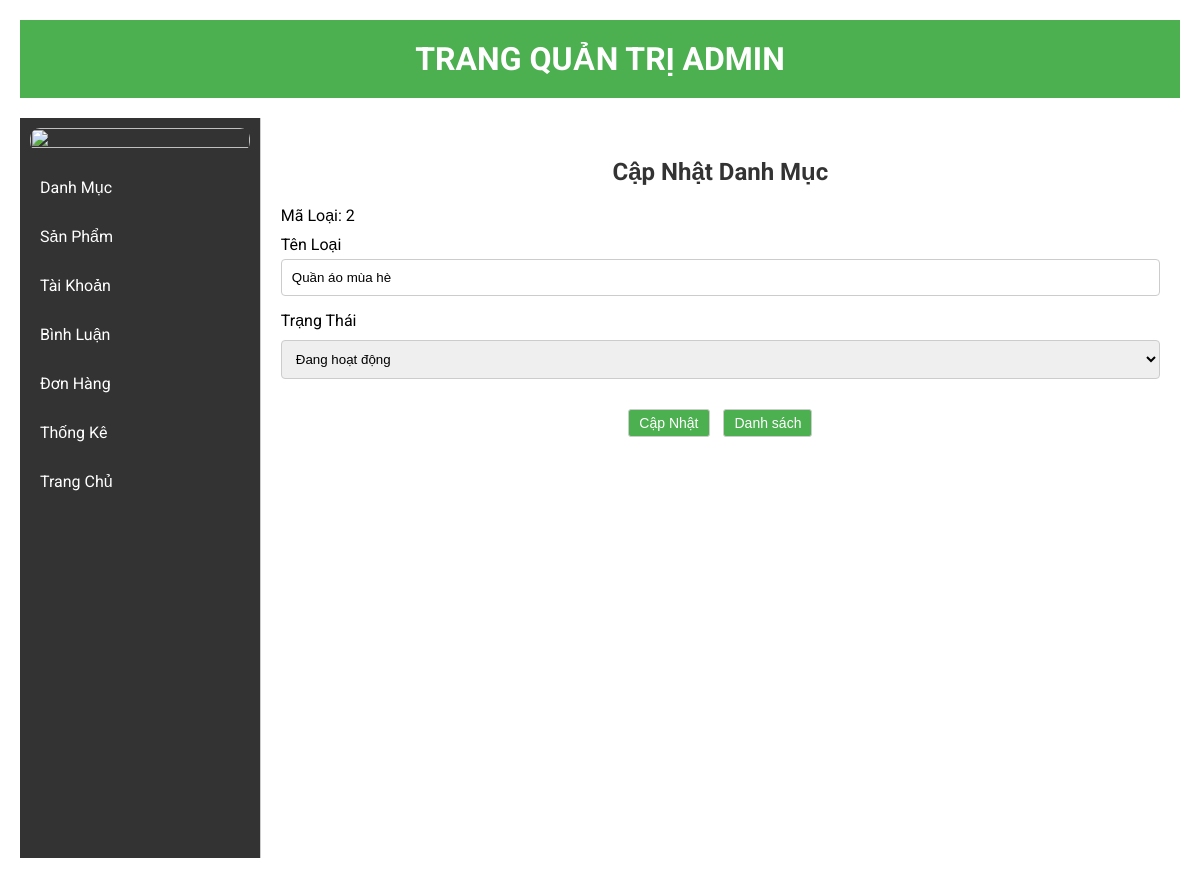
Screenshot of /admin/index.php?act=suadm&id=2 with the database file from the repository.
### tables this page shows
CREATE TABLE `danhmuc` (
  `id_dm` int(10) NOT NULL,
  `ten_dm` varchar(50) NOT NULL,
  `trangthai` varchar(50) NOT NULL DEFAULT '0'
);

### model/pdo.php (called while the page is built, shortened)
<?php
function pdo_get_connection() {
    $dburl = "mysql:host=localhost;dbname=da1;charset=utf8";
    $username = 'root';
    $password = '';
    $conn = new PDO($dburl, $username, $password);
    $conn->setAttribute(PDO::ATTR_ERRMODE, PDO::ERRMODE_EXCEPTION);
    return $conn;
}
function pdo_query_one($sql, $sql_args = array()) {
    try {
        $conn = pdo_get_connection();
        $stmt = $conn->prepare($sql);
        $stmt->execute($sql_args);
        $row = $stmt->fetch(PDO::FETCH_ASSOC);
        return $row;
    } catch (PDOException $e) {
        throw $e;
    } finally {
        unset($conn);
    }
}
?>

### model/danhmuc.php (called while the page is built, shortened)
<?php
function loadone_danhmuc($id)
{
    $sql = "SELECT * FROM danhmuc WHERE id_dm = :id";
    $dm = pdo_query_one($sql, array(':id' => $id));
    return $dm;
}

### admin/danhmuc/update.php (the view, shortened to what this page needs)
<div class="row box">
    <div class="boxtrai">
        <div class="loai logoam tren">
            <img src="../upload/images (1).png" width="100%" height="100%" alt="">
        </div>
        <div class="loai hieuung">
            <ul>
                <li><a href="?act=adddm">Danh Mục</a></li>
                <li><a href="?act=addsp">Sản Phẩm</a></li>
                <li><a href="?act=taikhoan">Tài Khoản</a></li>
                <li><a href="?act=dsbl">Bình Luận</a></li>
                <li><a href="?act=donhang">Đơn Hàng</a></li>
                <li><a href="index.php?act=thongke">Thống Kê</a></li>
                <li><a href="../index.php">Trang Chủ</a></li>
            </ul>
        </div>
    </div>
    <div class="boxphai">
        <div class="tieudeb">
            <h2>Cập Nhật Danh Mục</h2>
        </div>
        <div class="bang">
            <form name="myForm" action="index.php?act=suadm" method="post">
                <div class="maloai">
                    Mã Loại: <?php echo $danhmuc['id_dm']; ?>
                </div>
                <div class="maloai">
                    Tên Loại<br>
                    <input type="text" name="tenloai" class="tenloai" value="<?php echo $danhmuc['ten_dm']; ?>">
                </div>
                <div class="maloai">
                    Trạng Thái<br>
                    <select name="trangthai">
                        <option value="0" <?php if ($danhmuc['trangthai'] == '0') echo 'selected'; ?>>Đang hoạt động</option>
                    </select>
                </div>
                <div class="nut">
                    <input type="submit" name="capnhat" value="Cập Nhật">
                    <a href="index.php?act=listdm"><input type="button" value="Danh sách"></a>
                </div>
            </form>
        </div>
    </div>
</div>

### css/admin.css (style rules this page uses)
body { font-family: "Roboto", sans-serif; margin: 0; padding: 0; background-color: #f4f4f4; }
.box { display: flex; flex-direction: row; margin-top: 20px; }
.boxtrai { width: 20%; padding: 10px; background-color: #333; color: #fff; min-height: calc(100vh - 80px); }
.boxphai { width: 80%; padding: 20px; background-color: #fff; border-left: 1px solid #ccc; }
.logoam img { display: block; margin: auto; border-radius: 10px; }
.hieuung ul { list-style-type: none; padding: 0; }
.hieuung li { margin: 10px 0; }
.hieuung a { text-decoration: none; color: #fff; display: block; padding: 10px; transition: background-color 0.3s; }
.tieudeb h2 { text-align: center; color: #333; }
.bang, .bangl { margin: auto; }
.bang input { padding: 10px; margin: 10px 0; border: 1px solid #ccc; border-radius: 4px; }
.bang textarea, .bang select { width: 100%; padding: 10px; margin: 10px 0; border: 1px solid #ccc; border-radius: 4px; }
.nut { text-align: center; }
.nut input[type="submit"], .nut input[type="button"] { padding: 5px 10px; margin: 10px 5px; font-size: 14px; border: 1px solid #ccc; border-radius: 3px; background-color: #4caf50; color: white; cursor: pointer; transition: background-color 0.3s; }
.nut input[type="button"] { padding: 5px 10px; margin: 10px 5px; font-size: 14px; border: 1px solid #ccc; border-radius: 3px; background-color: #4caf50; color: white; cursor: pointer; transition: background-color 0.3s; }
.maloai { width: 100%; margin-bottom: 10px; align-items: center; }
.maloai input[type="text"], .maloai input[type="number"], .maloai textarea, .maloai input[type="file"] { flex: 2; padding: 10px; border: 1px solid #ccc; border-radius: 4px; box-sizing: border-box; width: 100%; }
.maloai input.tenloai { width: 100%; padding: 10px; margin: 5px 0; box-sizing: border-box; border: 1px solid #ccc; border-radius: 4px; }
img { display: block; margin: auto; border-radius: 10px; }

### rows the page displays
danhmuc: id_dm "2", tenloai "Quần áo mùa hè", trangthai "Đang hoạt động"
